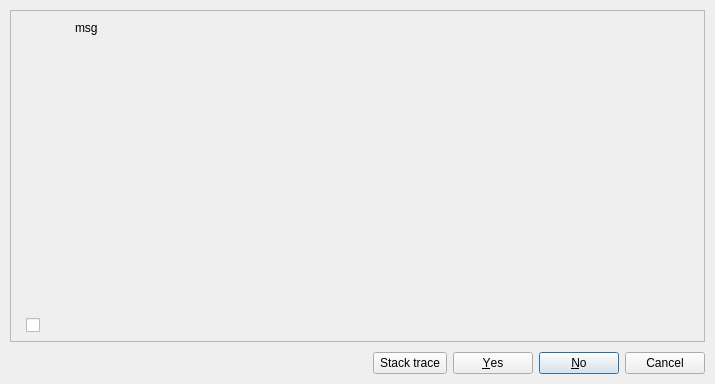
<?xml version="1.0" encoding="UTF-8"?>
<ui version="4.0">
 <class>Messagebox</class>
 <widget class="QDialog" name="Messagebox">
  <property name="windowModality">
   <enum>Qt::ApplicationModal</enum>
  </property>
  <property name="geometry">
   <rect>
    <x>0</x>
    <y>0</y>
    <width>715</width>
    <height>384</height>
   </rect>
  </property>
  <property name="sizePolicy">
   <sizepolicy hsizetype="Minimum" vsizetype="Minimum">
    <horstretch>0</horstretch>
    <verstretch>0</verstretch>
   </sizepolicy>
  </property>
  <property name="minimumSize">
   <size>
    <width>500</width>
    <height>175</height>
   </size>
  </property>
  <property name="windowTitle">
   <string>Dialog</string>
  </property>
  <property name="windowIcon">
   <iconset resource="../res/resources.qrc">
    <normaloff>:/icons/icons/pgmodeler_logo.png</normaloff>:/icons/icons/pgmodeler_logo.png</iconset>
  </property>
  <layout class="QGridLayout" name="gridLayout_4">
   <property name="leftMargin">
    <number>10</number>
   </property>
   <property name="topMargin">
    <number>10</number>
   </property>
   <property name="rightMargin">
    <number>10</number>
   </property>
   <property name="bottomMargin">
    <number>10</number>
   </property>
   <property name="spacing">
    <number>10</number>
   </property>
   <item row="0" column="0">
    <widget class="QFrame" name="frame">
     <property name="sizePolicy">
      <sizepolicy hsizetype="Minimum" vsizetype="Minimum">
       <horstretch>0</horstretch>
       <verstretch>0</verstretch>
      </sizepolicy>
     </property>
     <property name="minimumSize">
      <size>
       <width>0</width>
       <height>0</height>
      </size>
     </property>
     <property name="frameShape">
      <enum>QFrame::StyledPanel</enum>
     </property>
     <property name="frameShadow">
      <enum>QFrame::Raised</enum>
     </property>
     <layout class="QGridLayout" name="gridLayout_3">
      <property name="leftMargin">
       <number>5</number>
      </property>
      <property name="topMargin">
       <number>5</number>
      </property>
      <property name="rightMargin">
       <number>5</number>
      </property>
      <property name="bottomMargin">
       <number>5</number>
      </property>
      <item row="0" column="0" colspan="2">
       <widget class="QStackedWidget" name="objs_group_wgt">
        <property name="sizePolicy">
         <sizepolicy hsizetype="Minimum" vsizetype="Minimum">
          <horstretch>0</horstretch>
          <verstretch>0</verstretch>
         </sizepolicy>
        </property>
        <property name="minimumSize">
         <size>
          <width>0</width>
          <height>0</height>
         </size>
        </property>
        <property name="frameShape">
         <enum>QFrame::NoFrame</enum>
        </property>
        <property name="frameShadow">
         <enum>QFrame::Plain</enum>
        </property>
        <property name="currentIndex">
         <number>0</number>
        </property>
        <widget class="QWidget" name="pg1_4">
         <layout class="QGridLayout" name="gridLayout_6">
          <property name="leftMargin">
           <number>5</number>
          </property>
          <property name="topMargin">
           <number>5</number>
          </property>
          <property name="rightMargin">
           <number>5</number>
          </property>
          <property name="bottomMargin">
           <number>0</number>
          </property>
          <item row="0" column="0">
           <widget class="QLabel" name="icon_lbl">
            <property name="minimumSize">
             <size>
              <width>48</width>
              <height>48</height>
             </size>
            </property>
            <property name="maximumSize">
             <size>
              <width>48</width>
              <height>48</height>
             </size>
            </property>
            <property name="text">
             <string/>
            </property>
            <property name="scaledContents">
             <bool>true</bool>
            </property>
            <property name="alignment">
             <set>Qt::AlignCenter</set>
            </property>
           </widget>
          </item>
          <item row="0" column="1" rowspan="2">
           <widget class="QLabel" name="msg_lbl">
            <property name="enabled">
             <bool>true</bool>
            </property>
            <property name="sizePolicy">
             <sizepolicy hsizetype="Preferred" vsizetype="Preferred">
              <horstretch>0</horstretch>
              <verstretch>0</verstretch>
             </sizepolicy>
            </property>
            <property name="maximumSize">
             <size>
              <width>16777215</width>
              <height>16777215</height>
             </size>
            </property>
            <property name="acceptDrops">
             <bool>false</bool>
            </property>
            <property name="autoFillBackground">
             <bool>false</bool>
            </property>
            <property name="styleSheet">
             <string notr="true"/>
            </property>
            <property name="text">
             <string>msg</string>
            </property>
            <property name="textFormat">
             <enum>Qt::RichText</enum>
            </property>
            <property name="scaledContents">
             <bool>true</bool>
            </property>
            <property name="alignment">
             <set>Qt::AlignLeading|Qt::AlignLeft|Qt::AlignTop</set>
            </property>
            <property name="wordWrap">
             <bool>true</bool>
            </property>
            <property name="margin">
             <number>4</number>
            </property>
            <property name="openExternalLinks">
             <bool>true</bool>
            </property>
            <property name="textInteractionFlags">
             <set>Qt::LinksAccessibleByMouse|Qt::TextSelectableByKeyboard|Qt::TextSelectableByMouse</set>
            </property>
           </widget>
          </item>
          <item row="1" column="0">
           <spacer name="verticalSpacer">
            <property name="orientation">
             <enum>Qt::Vertical</enum>
            </property>
            <property name="sizeType">
             <enum>QSizePolicy::MinimumExpanding</enum>
            </property>
            <property name="sizeHint" stdset="0">
             <size>
              <width>20</width>
              <height>84</height>
             </size>
            </property>
           </spacer>
          </item>
          <item row="2" column="0" colspan="2">
           <layout class="QHBoxLayout" name="horizontalLayout_2">
            <property name="spacing">
             <number>10</number>
            </property>
            <item>
             <spacer name="horizontalSpacer_3">
              <property name="orientation">
               <enum>Qt::Horizontal</enum>
              </property>
              <property name="sizeType">
               <enum>QSizePolicy::Fixed</enum>
              </property>
              <property name="sizeHint" stdset="0">
               <size>
                <width>5</width>
                <height>20</height>
               </size>
              </property>
             </spacer>
            </item>
            <item>
             <widget class="QCheckBox" name="custom_option_chk">
              <property name="text">
               <string/>
              </property>
             </widget>
            </item>
           </layout>
          </item>
         </layout>
        </widget>
        <widget class="QWidget" name="pg2_4">
         <layout class="QVBoxLayout" name="verticalLayout">
          <property name="spacing">
           <number>10</number>
          </property>
          <property name="leftMargin">
           <number>5</number>
          </property>
          <property name="topMargin">
           <number>5</number>
          </property>
          <property name="rightMargin">
           <number>5</number>
          </property>
          <property name="bottomMargin">
           <number>5</number>
          </property>
          <item>
           <widget class="QTabWidget" name="stacktrace_tbw">
            <property name="tabPosition">
             <enum>QTabWidget::South</enum>
            </property>
            <property name="currentIndex">
             <number>0</number>
            </property>
            <widget class="QWidget" name="tab">
             <attribute name="title">
              <string>Stack info</string>
             </attribute>
             <layout class="QHBoxLayout" name="horizontalLayout_3">
              <property name="leftMargin">
               <number>5</number>
              </property>
              <property name="topMargin">
               <number>5</number>
              </property>
              <property name="rightMargin">
               <number>5</number>
              </property>
              <property name="bottomMargin">
               <number>5</number>
              </property>
              <item>
               <widget class="QTreeWidget" name="exceptions_trw">
                <property name="minimumSize">
                 <size>
                  <width>0</width>
                  <height>100</height>
                 </size>
                </property>
                <property name="lineWidth">
                 <number>1</number>
                </property>
                <property name="midLineWidth">
                 <number>1</number>
                </property>
                <property name="autoScrollMargin">
                 <number>16</number>
                </property>
                <property name="editTriggers">
                 <set>QAbstractItemView::NoEditTriggers</set>
                </property>
                <property name="alternatingRowColors">
                 <bool>true</bool>
                </property>
                <property name="selectionMode">
                 <enum>QAbstractItemView::NoSelection</enum>
                </property>
                <property name="selectionBehavior">
                 <enum>QAbstractItemView::SelectItems</enum>
                </property>
                <property name="iconSize">
                 <size>
                  <width>28</width>
                  <height>28</height>
                 </size>
                </property>
                <property name="indentation">
                 <number>15</number>
                </property>
                <property name="uniformRowHeights">
                 <bool>false</bool>
                </property>
                <property name="animated">
                 <bool>false</bool>
                </property>
                <property name="wordWrap">
                 <bool>false</bool>
                </property>
                <attribute name="headerMinimumSectionSize">
                 <number>21</number>
                </attribute>
                <attribute name="headerDefaultSectionSize">
                 <number>100</number>
                </attribute>
                <column>
                 <property name="text">
                  <string>Exceptions</string>
                 </property>
                </column>
               </widget>
              </item>
             </layout>
            </widget>
            <widget class="QWidget" name="tab_3">
             <attribute name="title">
              <string>Extra info</string>
             </attribute>
             <layout class="QVBoxLayout" name="verticalLayout_2">
              <property name="leftMargin">
               <number>5</number>
              </property>
              <property name="topMargin">
               <number>5</number>
              </property>
              <property name="rightMargin">
               <number>5</number>
              </property>
              <property name="bottomMargin">
               <number>5</number>
              </property>
              <item>
               <widget class="QTextBrowser" name="extra_info_txt">
                <property name="font">
                 <font/>
                </property>
                <property name="lineWrapMode">
                 <enum>QTextEdit::NoWrap</enum>
                </property>
                <property name="acceptRichText">
                 <bool>false</bool>
                </property>
               </widget>
              </item>
             </layout>
            </widget>
            <widget class="QWidget" name="tab_2">
             <attribute name="title">
              <string>Plain text</string>
             </attribute>
             <layout class="QHBoxLayout" name="horizontalLayout_4">
              <property name="leftMargin">
               <number>5</number>
              </property>
              <property name="topMargin">
               <number>5</number>
              </property>
              <property name="rightMargin">
               <number>5</number>
              </property>
              <property name="bottomMargin">
               <number>5</number>
              </property>
              <item>
               <widget class="QTextBrowser" name="raw_info_txt">
                <property name="font">
                 <font/>
                </property>
                <property name="lineWrapMode">
                 <enum>QTextEdit::NoWrap</enum>
                </property>
                <property name="acceptRichText">
                 <bool>false</bool>
                </property>
               </widget>
              </item>
             </layout>
            </widget>
           </widget>
          </item>
         </layout>
        </widget>
       </widget>
      </item>
     </layout>
    </widget>
   </item>
   <item row="1" column="0">
    <layout class="QGridLayout" name="gridLayout_2">
     <property name="spacing">
      <number>10</number>
     </property>
     <item row="0" column="0">
      <widget class="QLabel" name="pgmodeler_name_lbl">
       <property name="sizePolicy">
        <sizepolicy hsizetype="Fixed" vsizetype="Fixed">
         <horstretch>0</horstretch>
         <verstretch>0</verstretch>
        </sizepolicy>
       </property>
       <property name="maximumSize">
        <size>
         <width>242</width>
         <height>50</height>
        </size>
       </property>
       <property name="text">
        <string/>
       </property>
       <property name="pixmap">
        <pixmap resource="../res/resources.qrc">:/images/images/pgmodeler_name.png</pixmap>
       </property>
       <property name="scaledContents">
        <bool>true</bool>
       </property>
      </widget>
     </item>
     <item row="0" column="1">
      <widget class="QWidget" name="container_wgt" native="true">
       <layout class="QGridLayout" name="gridLayout">
        <property name="leftMargin">
         <number>0</number>
        </property>
        <property name="topMargin">
         <number>0</number>
        </property>
        <property name="rightMargin">
         <number>0</number>
        </property>
        <property name="bottomMargin">
         <number>0</number>
        </property>
        <item row="0" column="6">
         <widget class="QPushButton" name="no_btn">
          <property name="sizePolicy">
           <sizepolicy hsizetype="Preferred" vsizetype="Preferred">
            <horstretch>0</horstretch>
            <verstretch>0</verstretch>
           </sizepolicy>
          </property>
          <property name="text">
           <string>&amp;No</string>
          </property>
          <property name="iconSize">
           <size>
            <width>32</width>
            <height>32</height>
           </size>
          </property>
         </widget>
        </item>
        <item row="0" column="1">
         <spacer name="horizontalSpacer_2">
          <property name="orientation">
           <enum>Qt::Horizontal</enum>
          </property>
          <property name="sizeHint" stdset="0">
           <size>
            <width>40</width>
            <height>20</height>
           </size>
          </property>
         </spacer>
        </item>
        <item row="0" column="7">
         <widget class="QPushButton" name="cancel_btn">
          <property name="sizePolicy">
           <sizepolicy hsizetype="Preferred" vsizetype="Preferred">
            <horstretch>0</horstretch>
            <verstretch>0</verstretch>
           </sizepolicy>
          </property>
          <property name="text">
           <string>Cancel</string>
          </property>
          <property name="iconSize">
           <size>
            <width>32</width>
            <height>32</height>
           </size>
          </property>
         </widget>
        </item>
        <item row="0" column="4">
         <widget class="QPushButton" name="yes_ok_btn">
          <property name="sizePolicy">
           <sizepolicy hsizetype="Preferred" vsizetype="Preferred">
            <horstretch>0</horstretch>
            <verstretch>0</verstretch>
           </sizepolicy>
          </property>
          <property name="text">
           <string>&amp;Yes</string>
          </property>
          <property name="iconSize">
           <size>
            <width>32</width>
            <height>32</height>
           </size>
          </property>
          <property name="autoDefault">
           <bool>true</bool>
          </property>
          <property name="default">
           <bool>false</bool>
          </property>
         </widget>
        </item>
        <item row="0" column="2">
         <widget class="QToolButton" name="show_errors_tb">
          <property name="sizePolicy">
           <sizepolicy hsizetype="Preferred" vsizetype="Preferred">
            <horstretch>0</horstretch>
            <verstretch>0</verstretch>
           </sizepolicy>
          </property>
          <property name="toolTip">
           <string/>
          </property>
          <property name="text">
           <string>Stack trace</string>
          </property>
          <property name="icon">
           <iconset resource="../res/resources.qrc">
            <normaloff>:/icons/icons/alert.png</normaloff>:/icons/icons/alert.png</iconset>
          </property>
          <property name="iconSize">
           <size>
            <width>32</width>
            <height>32</height>
           </size>
          </property>
          <property name="checkable">
           <bool>true</bool>
          </property>
          <property name="popupMode">
           <enum>QToolButton::InstantPopup</enum>
          </property>
          <property name="toolButtonStyle">
           <enum>Qt::ToolButtonTextBesideIcon</enum>
          </property>
         </widget>
        </item>
       </layout>
      </widget>
     </item>
    </layout>
   </item>
  </layout>
 </widget>
 <tabstops>
  <tabstop>yes_ok_btn</tabstop>
  <tabstop>no_btn</tabstop>
  <tabstop>cancel_btn</tabstop>
  <tabstop>exceptions_trw</tabstop>
 </tabstops>
 <resources>
  <include location="../res/resources.qrc"/>
  <include location="../res/resources.qrc"/>
 </resources>
 <connections/>
</ui>
